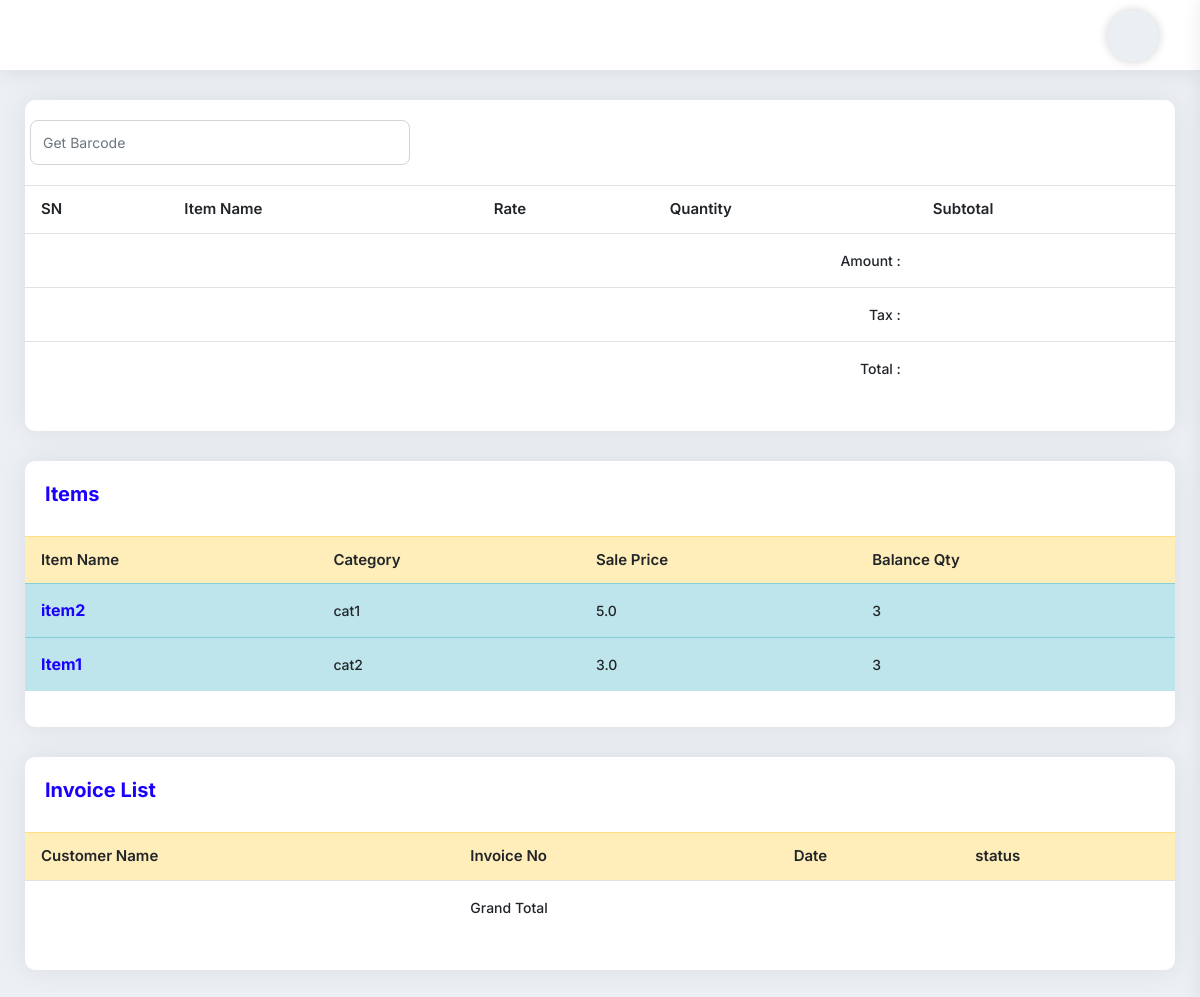
The app's page /mycart/ (signed in), older data.
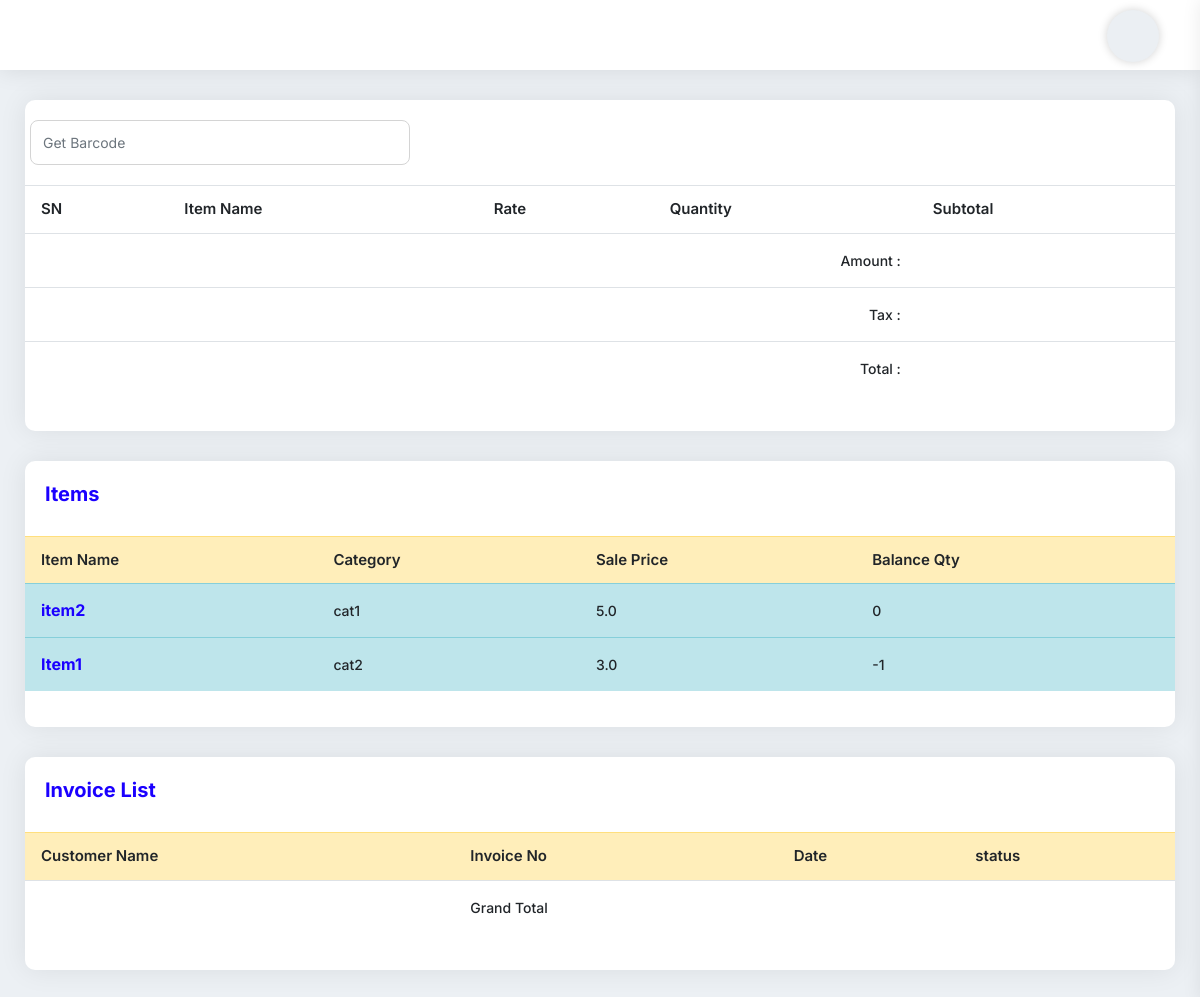
The same page, newer data.
### myapp/models.py (models this page shows, shortened)
class Items(models.Model):
    item_name = models.CharField(max_length=225)
    category = models.CharField(max_length=225)
    pruchase_price = models.FloatField(default=0.00)
    sell_price = models.FloatField(default=0.00)
    balance_qty = models.IntegerField(default=0)
    barcode_id = models.CharField(max_length=225,blank=True, null=True)
    photo = models.ImageField(upload_to='', blank=True, null=True)

### myapp/views.py (the view)
# urls.py: path('mycart/', MyCartView.as_view(), name='MyCartView'),
class MyCartView(UserRequiredMixin,TemplateView):
    template_name = 'mycartview.html'
    def get_context_data(self, **kwargs):
        context = super().get_context_data(**kwargs)
        cart_id = self.request.session.get('cart_id', None)
        if cart_id:
            cart = Cart.objects.get(id=cart_id)
        else:
            cart = None
        context['cart'] = cart
        context['product_list'] = Items.objects.all().order_by('-id')
        context['queryset'] = Order.objects.filter(created_at=datetime.date.today()).order_by('-id')
        return context

### myapp/views.py (called while the page is built)
    def dispatch(self, request, *args, **kwargs):
        if request.user.is_authenticated:
            pass
        else:
            return redirect('myapp:UserLoginView')
        return super().dispatch(request, *args, **kwargs)

### templates/mycartview.html (shortened to what this page needs)
{% extends 'base.html' %}
{% block content %}
<div class="card-box mb-30">
    <div class="pd-20">
        <form action="{% url 'myapp:testbarcode' %}" method="post">{% csrf_token %}
            <div class="row">
                <input type="number" placeholder="Get Barcode" name="pid" class="form-control col-md-4">
            </div>
        </form>
    </div>
    <div class="pb-20">
        <table class="table stripe hover nowrap">
            <thead>
            <tr>
                <th>SN</th>
                <th>Item Name</th>
                <th>Rate</th>
                <th>Quantity</th>
                <th>Subtotal</th>
            </tr>
            </thead>
            <tbody>
            <tr>
                <td colspan="4" class="text-right">Amount :</td>
                <td>{{cart.total}}</td>
            </tr>
            <tr>
                <td colspan="4" class="text-right">Tax :</td>
                <td>{{cart.tax}}</td>
            </tr>
            <tr>
                <td colspan="4" class="text-right">Total :</td>
                <td>{{cart.super_total}}</td>
            </tr>
            </tbody>
        </table>
    </div>
</div>
<div class="card-box mb-30">
    <div class="pd-20">
        <h4 class="text-blue h4">Items
            <a href="{% url 'myapp:MyCartView' %}" class="text-info">
                <span class="micon bi bi-cart4"></span>
                <span class="micon bi bi-cart4"></span>
                <span class="micon bi bi-cart4"></span>
            </a>
        </h4>
    </div>
    <div class="pb-20">
        <table class="data-table table stripe hover nowrap">
            <thead>
            <tr class="table-warning">
                <th class="table-plus datatable-nosort">Item Name</th>
                <th>Category</th>
                <th>Sale Price</th>
                <th>Balance Qty</th>
            </tr>
            </thead>
            <tbody>
            {% for p in product_list %}
            <tr class="table-info">
                <td class="table-plus"><a href="{% url 'myapp:AddToCartView' p.id %}"><h6 class="text-blue">
                    {{p.item_name}}</h6></a></td>
                <td>{{p.category}}</td>
                <td>{{p.sell_price}}</td>
                <td>{{p.balance_qty}}</td>
            </tr>
            {% endfor %}
            </tbody>
        </table>
    </div>
</div>
<div class="card-box mb-30">
    <div class="pd-20">
        <h4 class="text-blue h4">Invoice List</h4>
    </div>
    <div class="pb-20">
        <table
                class="table hover data-table-export nowrap"
        >
            <thead>
            <tr class="table-warning">
                <th class="table-plus datatable-nosort">Customer Name</th>
                <th>Invoice No</th>
                <th>Date</th>
                <th>status</th>
            </tr>
            </thead>
            <tfoot>
            <tr>
                <td></td>
                <td>Grand Total</td>
                <td></td>
                <td></td>
            </tr>
            </tfoot>
        </table>
    </div>
</div>
{% endblock content %}

Row changes from the older to the newer data that the page shows:
changed Items "item2": balance_qty "3" → "0"
changed Items "Item1": balance_qty "3" → "-1"
